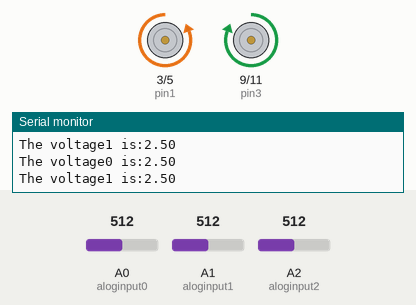
Recording of a sketch running on a simulated Arduino Uno, built with avr-gcc and run on an emulated ATmega328P. Shown: motor-driver pin pairs drawn as motors (green arrow = first pin HIGH = forward, orange = second pin HIGH = backward, longer = more drive), the last lines printed to the serial monitor. Inputs (shaded band) come from the test bench; at power-on: A0 (aloginput0) = 512, A1 (aloginput1) = 512, A2 (aloginput2) = 512.

Above: at 2.8 s.
2.9 s: A0 (aloginput0) set to 312
5.6 s: A0 (aloginput0) set to 289
At 6.4 s:
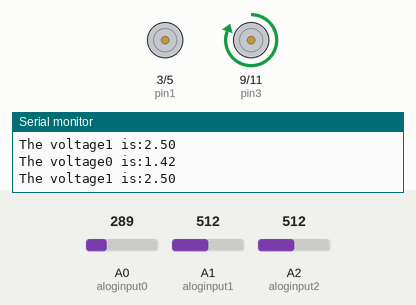
8.3 s: A1 (aloginput1) set to 306
14.3 s: A1 (aloginput1) set to 281
At 16.7 s:
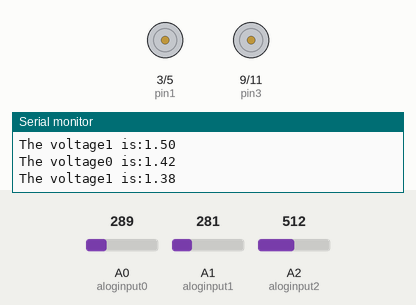
17.5 s: A2 (aloginput2) set to 601
20.2 s: A2 (aloginput2) set to 632
At 22.6 s:
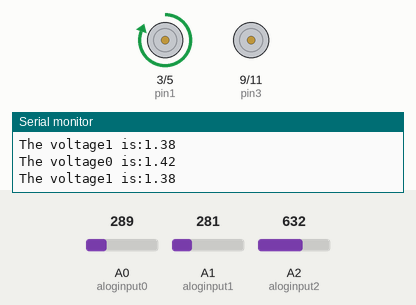
Timing chart, 0 to 24.1 s (numbered marks = the images above; inputs shaded):
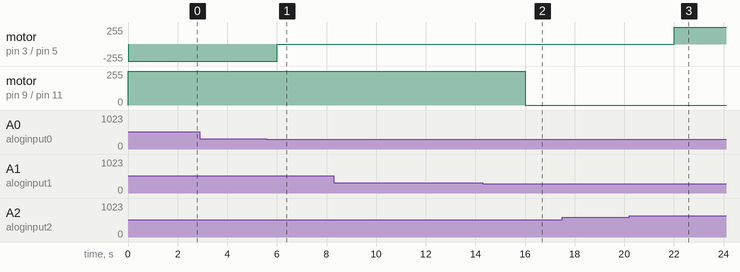

The sketch:

Final_Test.ino
```cpp
/*Final program*/

/*analog input serial*/

//up and down photoresistors
int aloginput0=A0;
float readvalue0 = 0;
float voltage0 = 0;

//left and right photoresistors
int aloginput1=A1;
float readvalue1 = 0;
float voltage1 = 0;

//Power supply
int aloginput2=A2;
float readvalue2 = 0;
float voltage2 = 0;


/*output pin for Motor*/
int pin1=3;
int pin2=5;
int pin3=9;
int pin4=11;

void setup()
{
  pinMode(pin1,OUTPUT);
  pinMode(pin2,OUTPUT);
  pinMode(pin3,OUTPUT);
  pinMode(pin4,OUTPUT);
  Serial.begin(1200);
}

void loop()
{
  //up and down photoresistors
  readvalue0=analogRead(aloginput0);
  voltage0=(readvalue0+1)*5/1024;
  Serial.print("The voltage0 is:");
  Serial.println(voltage0);

  //left and right photoresistors
  readvalue1=analogRead(aloginput1);
  voltage1=(readvalue1+1)*5/1024;
  Serial.print("The voltage1 is:");
  Serial.println(voltage1);

  //Power supply
  readvalue2=analogRead(aloginput2);
  voltage2=(readvalue2+1)*5/1024;

  //up and down
  if( voltage0<voltage2/2-0.1)
  {
    analogWrite(pin1,255);
    digitalWrite(pin2,LOW);
  }

  if(voltage0>voltage2/2+0.2)
  {
    digitalWrite(pin1,LOW);
    analogWrite(pin2,255);
  }


  if(voltage0>=voltage2/2-0.1 && voltage0<=voltage2/2+0.2)
  {
    digitalWrite(pin1,LOW);
    digitalWrite(pin2,LOW);
  }


  //left and right

    if(voltage1<voltage2/2-0.2)
  {
    analogWrite(pin4,255);
    digitalWrite(pin3,LOW);
  }

  if(voltage1>voltage2/2+0.2)
  {
    digitalWrite(pin4,LOW);
    analogWrite(pin3,255);
  }


  if(voltage1>=voltage2/2-0.2 && voltage1<=voltage2/2+0.2)
  {
    digitalWrite(pin3,LOW);
    digitalWrite(pin4,LOW);
  }


  delay(2000);

}
```

Measured:
- the behaviour switches between 297 and 296 on A0 (aloginput0) (found by bisection; images 0 and 1)
- the behaviour switches between 297 and 296 on A1 (aloginput1) (found by bisection; images 1 and 2)
- the behaviour switches between 619 and 620 on A2 (aloginput2) (found by bisection; images 2 and 3)
- after the input at 5.6 s, motor on pin 3 (pin1) / pin 5 (pin2): backward 255/255 → stopped after 0.41 s
- after the input at 14.3 s, motor on pin 9 (pin3) / pin 11 (pin4): forward 255/255 → stopped after 1.7 s
- after the input at 20.2 s, motor on pin 3 (pin1) / pin 5 (pin2): stopped → forward 255/255 after 1.8 s
